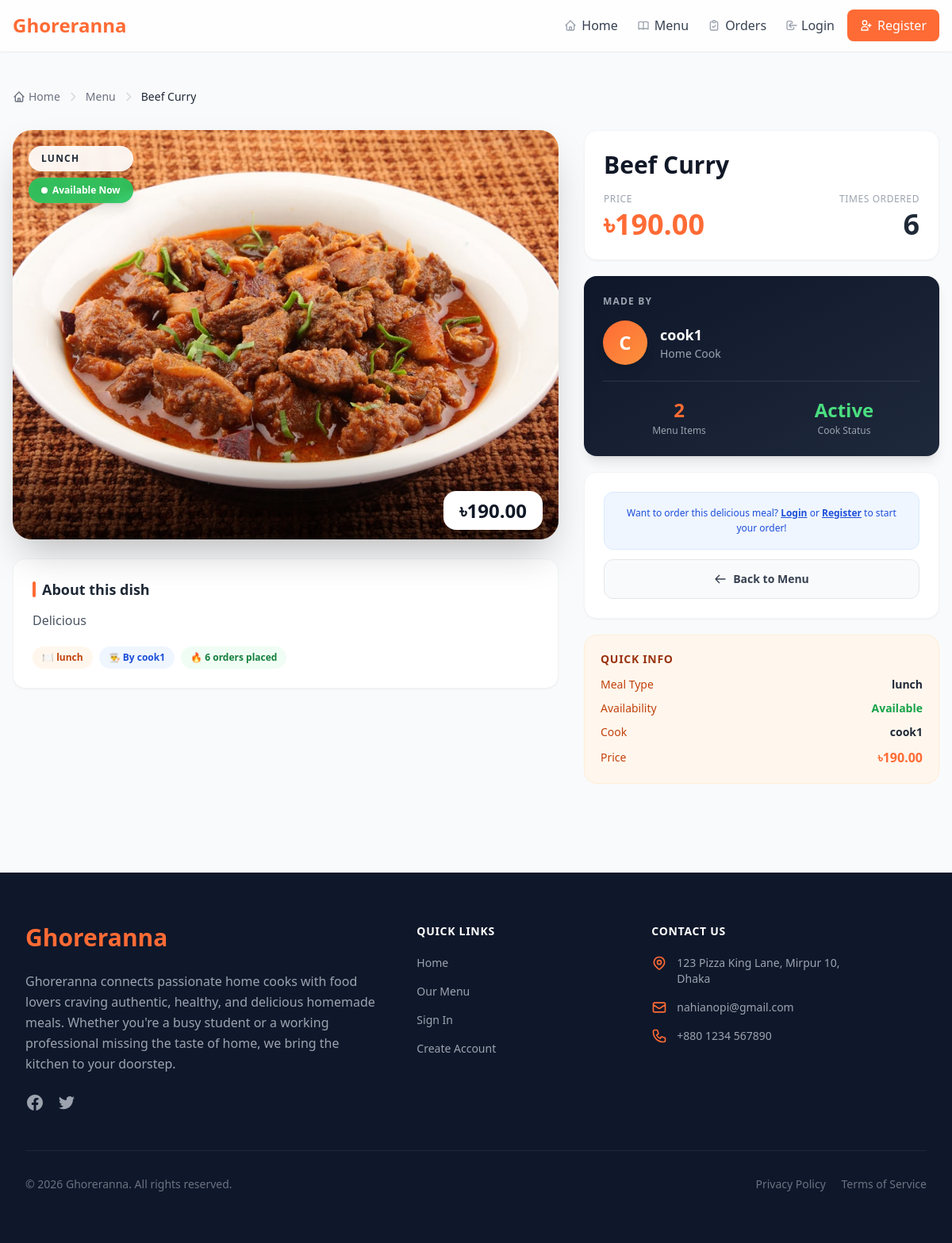
The page /menu/2/ on the database its author committed.
### ghoreranna_app/models.py (models this page shows, shortened)
class Menu(models.Model):
    menu_id = models.AutoField(primary_key=True)
    homecook = models.ForeignKey(User, on_delete=models.CASCADE, related_name='menus', limit_choices_to={'role': 'Home Cook'})
    meal_type = models.CharField(max_length=100)
    item_name = models.CharField(max_length=255)
    description = models.TextField()
    price = models.DecimalField(max_digits=10, decimal_places=2)
    image = models.ImageField(upload_to='menu_images/', null=True, blank=True)
    availability_status = models.BooleanField(default=True)
    class Meta:
        ordering = ['item_name']

class User(models.Model):
    ROLE_CHOICES = [
        ('Student', 'Student'),
        ('Bachelor Employee', 'Bachelor Employee'),
        ('Home Cook', 'Home Cook'),
        ('Delivery Staff', 'Delivery Staff'),
        ('Admin', 'Admin'),
    ]
    STATUS_CHOICES = [
        ('Active', 'Active'),
        ('Inactive', 'Inactive'),
    ]
    user_id = models.AutoField(primary_key=True)
    name = models.CharField(max_length=255)
    phone = models.CharField(max_length=20)
    email = models.EmailField(unique=True)
    password = models.CharField(max_length=255)
    address = models.TextField()
    role = models.CharField(max_length=50, choices=ROLE_CHOICES)
    status = models.CharField(max_length=20, choices=STATUS_CHOICES, default='Active')
    class Meta:
        ordering = ['name']

### ghoreranna_app/views.py (the view)
# urls.py: path('menu/<int:pk>/', views.menu_detail, name='menu_detail'),
def menu_detail(request, pk):
    menu = get_object_or_404(Menu, pk=pk)
    if request.session.get('user_role') == 'Home Cook' and menu.homecook_id != request.session.get('user_id'):
        messages.error(request, "You can only view your own menu items.")
        return redirect('menu_list')
    total_ordered = menu.order_details.filter(
        order__order_status='Delivered'
    ).aggregate(total=Sum('quantity'))['total'] or 0
    context = {
        'menu': menu,
        'total_ordered': total_ordered,
    }
    return render(request, 'menu_detail.html', context)

### ghoreranna_app/context_processors.py (called while the page is built)
def cart_count(request):
    cart = request.session.get('cart', {})
    count = sum(cart.values()) if cart else 0
    return {'global_cart_count': count}

### templates/menu_detail.html (shortened to what this page needs)
{% extends "base.html" %}
{% block content %}
<div class="py-8 animate-page-in">
    <nav class="flex items-center space-x-2 text-sm text-gray-500 mb-8">
        <a href="{% url 'home' %}" class="hover:text-primary transition flex items-center gap-1">
            <svg class="w-4 h-4" fill="none" stroke="currentColor" viewBox="0 0 24 24"><path stroke-linecap="round" stroke-linejoin="round" stroke-width="2" d="M3 12l2-2m0 0l7-7 7 7M5 10v10a1 1 0 001 1h3m10-11l2 2m-2-2v10a1 1 0 01-1 1h-3m-6 0a1 1 0 001-1v-4a1 1 0 011-1h2a1 1 0 011 1v4a1 1 0 001 1m-6 0h6"/></svg>
            Home
        </a>
        <svg class="w-4 h-4 text-gray-300" fill="none" stroke="currentColor" viewBox="0 0 24 24"><path stroke-linecap="round" stroke-linejoin="round" stroke-width="2" d="M9 5l7 7-7 7"/></svg>
        <a href="{% url 'menu_list' %}" class="hover:text-primary transition">Menu</a>
        <svg class="w-4 h-4 text-gray-300" fill="none" stroke="currentColor" viewBox="0 0 24 24"><path stroke-linecap="round" stroke-linejoin="round" stroke-width="2" d="M9 5l7 7-7 7"/></svg>
        <span class="text-gray-800 font-medium truncate max-w-xs">{{ menu.item_name }}</span>
    </nav>
    <div class="grid grid-cols-1 lg:grid-cols-5 gap-8 items-start">
        <div class="lg:col-span-3">
            <div class="relative rounded-3xl overflow-hidden shadow-2xl bg-gray-100 aspect-[4/3] group">
                {% if menu.image %}
                <img src="{{ menu.image.url }}"
                     alt="{{ menu.item_name }}"
                     class="w-full h-full object-cover transition-transform duration-700 group-hover:scale-105">
                {% endif %}
                <div class="absolute top-5 left-5 flex flex-col gap-2">
                    <span class="bg-white/90 backdrop-blur-sm text-gray-800 text-xs font-bold uppercase tracking-widest px-4 py-2 rounded-full shadow-lg">
                        {{ menu.meal_type }}
                    </span>
                    {% if not menu.availability_status %}
                    <span class="bg-red-500/90 backdrop-blur-sm text-white text-xs font-bold px-4 py-2 rounded-full shadow-lg">
                        Currently Unavailable
                    </span>
                    {% else %}
                    <span class="bg-green-500/90 backdrop-blur-sm text-white text-xs font-bold px-4 py-2 rounded-full shadow-lg flex items-center gap-1.5">
                        <span class="w-2 h-2 bg-white rounded-full inline-block animate-pulse"></span>
                        Available Now
                    </span>
                    {% endif %}
                </div>
                <div class="absolute inset-x-0 bottom-0 h-28 bg-gradient-to-t from-black/50 to-transparent"></div>
                <div class="absolute bottom-5 right-5">
                    <span class="bg-white text-gray-900 text-2xl font-black px-5 py-2 rounded-2xl shadow-xl">
                        ৳{{ menu.price }}
                    </span>
                </div>
            </div>
            <div class="mt-6 bg-white rounded-2xl shadow-sm border border-gray-100 p-6">
                <h2 class="text-lg font-bold text-gray-800 mb-3 flex items-center gap-2">
                    <span class="w-1 h-5 bg-primary rounded-full inline-block"></span>
                    About this dish
                </h2>
                <p class="text-gray-600 leading-relaxed text-base">{{ menu.description }}</p>
                <div class="flex flex-wrap gap-2 mt-5">
                    <span class="bg-orange-50 text-orange-700 text-xs font-semibold px-3 py-1.5 rounded-full">
                        🍽️ {{ menu.meal_type }}
                    </span>
                    <span class="bg-blue-50 text-blue-700 text-xs font-semibold px-3 py-1.5 rounded-full">
                        👨‍🍳 By {{ menu.homecook.name }}
                    </span>
                    {% if total_ordered > 0 %}
                    <span class="bg-green-50 text-green-700 text-xs font-semibold px-3 py-1.5 rounded-full">
                        🔥 {{ total_ordered }} orders placed
                    </span>
                    {% endif %}
                </div>
            </div>
        </div>
        <div class="lg:col-span-2 space-y-5">
            <div class="bg-white rounded-2xl shadow-sm border border-gray-100 p-6">
                <h1 class="text-3xl font-extrabold text-gray-900 leading-tight">{{ menu.item_name }}</h1>
                <div class="flex items-center justify-between mt-4">
                    <div>
                        <p class="text-xs text-gray-400 font-medium uppercase tracking-wider mb-1">Price</p>
                        <p class="text-4xl font-black text-primary">৳{{ menu.price }}</p>
                    </div>
                    <div class="text-right">
                        <p class="text-xs text-gray-400 font-medium uppercase tracking-wider mb-1">Times Ordered</p>
                        <p class="text-4xl font-black text-gray-800">{{ total_ordered }}</p>
                    </div>
                </div>
            </div>
            <div class="bg-gradient-to-br from-[#0f172a] to-[#1e293b] text-white rounded-2xl shadow-lg p-6">
                <p class="text-xs text-gray-400 font-semibold uppercase tracking-widest mb-4">Made by</p>
                <div class="flex items-center gap-4">
                    <div class="w-14 h-14 rounded-full bg-gradient-to-br from-primary to-orange-400 flex items-center justify-center text-2xl font-black text-white shadow-lg flex-shrink-0">
                        {{ menu.homecook.name|first|upper }}
                    </div>
                    <div>
                        <p class="text-lg font-bold text-white">{{ menu.homecook.name }}</p>
                        <p class="text-sm text-gray-400">Home Cook</p>
                    </div>
                </div>
                <div class="mt-5 pt-5 border-t border-white/10 grid grid-cols-2 gap-4 text-center">
                    <div>
                        <p class="text-2xl font-black text-primary">{{ menu.homecook.menus.count }}</p>
                        <p class="text-xs text-gray-400 mt-0.5">Menu Items</p>
                    </div>
                    <div>
                        <p class="text-2xl font-black {% if menu.homecook.status == 'Active' %}text-green-400{% else %}text-red-400{% endif %}">
                            {{ menu.homecook.status }}
                        </p>
                        <p class="text-xs text-gray-400 mt-0.5">Cook Status</p>
                    </div>
                </div>
            </div>
            <div class="bg-white rounded-2xl shadow-sm border border-gray-100 p-6 space-y-3">
                {% if menu.availability_status %}
                {% if not request.session.user_id %}
                <div class="bg-blue-50 border border-blue-100 rounded-xl p-4 text-center">
                    <p class="text-xs text-blue-700 font-medium leading-relaxed">
                        Want to order this delicious meal?
                        <a href="{% url 'login' %}" class="font-bold underline">Login</a> or
                        <a href="{% url 'register' %}" class="font-bold underline">Register</a>
                        to start your order!
                    </p>
                </div>
                {% endif %}
                {% endif %}
                <a href="{% url 'menu_list' %}"
                   class="w-full flex items-center justify-center gap-2 bg-gray-50 text-gray-700 font-semibold py-3.5 px-6 rounded-xl hover:bg-gray-100 transition-all duration-200 border border-gray-200 text-sm group">
                    <svg class="w-4 h-4 group-hover:-translate-x-1 transition-transform" fill="none" stroke="currentColor" viewBox="0 0 24 24">
                        <path stroke-linecap="round" stroke-linejoin="round" stroke-width="2" d="M10 19l-7-7m0 0l7-7m-7 7h18"/>
                    </svg>
                    Back to Menu
                </a>
            </div>
            <div class="bg-orange-50 border border-orange-100 rounded-2xl p-5">
                <h3 class="text-sm font-bold text-orange-800 mb-3 uppercase tracking-wider">Quick Info</h3>
                <ul class="space-y-2.5">
                    <li class="flex items-center justify-between text-sm">
                        <span class="text-orange-700 font-medium">Meal Type</span>
                        <span class="text-gray-800 font-semibold">{{ menu.meal_type }}</span>
                    </li>
                    <li class="flex items-center justify-between text-sm">
                        <span class="text-orange-700 font-medium">Availability</span>
                        <span class="font-semibold {% if menu.availability_status %}text-green-600{% else %}text-red-500{% endif %}">
                            {% if menu.availability_status %}Available{% else %}Unavailable{% endif %}
                        </span>
                    </li>
                    <li class="flex items-center justify-between text-sm">
                        <span class="text-orange-700 font-medium">Cook</span>
                        <span class="text-gray-800 font-semibold">{{ menu.homecook.name }}</span>
                    </li>
                    <li class="flex items-center justify-between text-sm">
                        <span class="text-orange-700 font-medium">Price</span>
                        <span class="text-primary font-black text-base">৳{{ menu.price }}</span>
                    </li>
                </ul>
            </div>
        </div>
    </div>
</div>
{% endblock %}

### templates/menu_detail.html (style rules this page uses)
.animate-page-in { animation: pageIn 0.4s cubic-bezier(0.16, 1, 0.3, 1) both; }

### rows shown on the page
Menu: item_name "Beef Curry", image (picture), meal_type "LUNCH", price "190.00", description "Delicious", meal_type "lunch", homecook.name "cook1", homecook.name|first "C", homecook.menus.count "2", homecook.status "Active"

### other values the page prints
{{ total_ordered }} "6"
